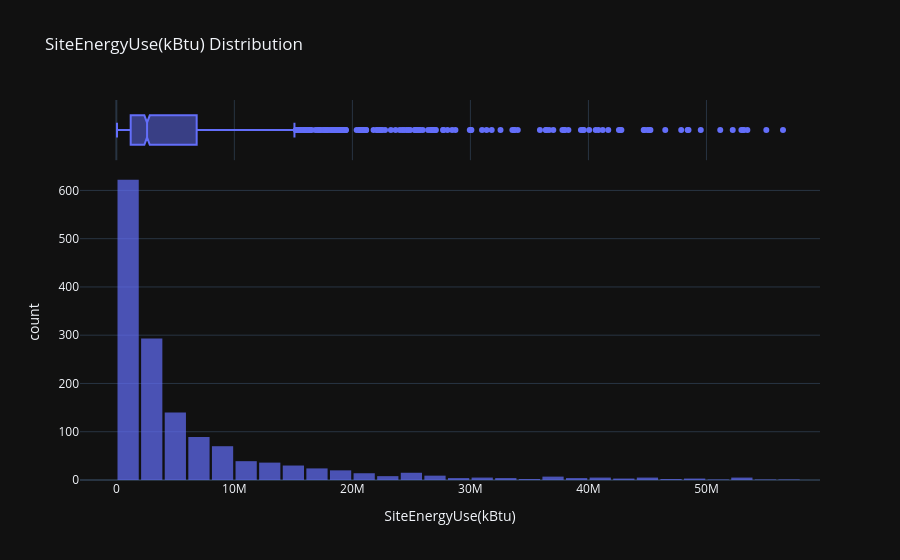

Here is the notebook cell this chart was saved with:
### Code cell
# Distribution of the target
interactive_distribution(df=final_df, col='SiteEnergyUse(kBtu)')

### Figure 1 — Plotly figure (JSON) as saved in the notebook; plotly's stock layout.template omitted (floating-point values rounded to 4 significant figures; data arrays with more than 128 entries replaced by an {"elided": "..."} marker saying what was removed)
{"data": [{"bingroup": "x", "hovertemplate": "SiteEnergyUse(kBtu)=%{x}<br>count=%{y}<extra></extra>", "legendgroup": "", "marker": {"color": "#636efa", "opacity": 0.7, "pattern": {"shape": ""}}, "name": "", "nbinsx": 50, "orientation": "v", "showlegend": false, "x": {"elided": "1461 float values"}, "xaxis": "x", "yaxis": "y", "type": "histogram"}, {"hovertemplate": "SiteEnergyUse(kBtu)=%{x}<extra></extra>", "legendgroup": "", "marker": {"color": "#636efa"}, "name": "", "notched": true, "showlegend": false, "x": {"elided": "1461 float values"}, "xaxis": "x2", "yaxis": "y2", "type": "box"}], "layout": {"xaxis": {"anchor": "y", "domain": [0.0, 1.0], "title": {"text": "SiteEnergyUse(kBtu)"}}, "yaxis": {"anchor": "x", "domain": [0.0, 0.8316], "title": {"text": "count"}}, "xaxis2": {"anchor": "y2", "domain": [0.0, 1.0], "matches": "x", "showticklabels": false, "showgrid": true}, "yaxis2": {"anchor": "x2", "domain": [0.8416, 1.0], "matches": "y2", "showticklabels": false, "showline": false, "ticks": "", "showgrid": false}, "legend": {"tracegroupgap": 0}, "title": {"text": "SiteEnergyUse(kBtu) Distribution"}, "barmode": "relative", "bargap": 0.1}}
